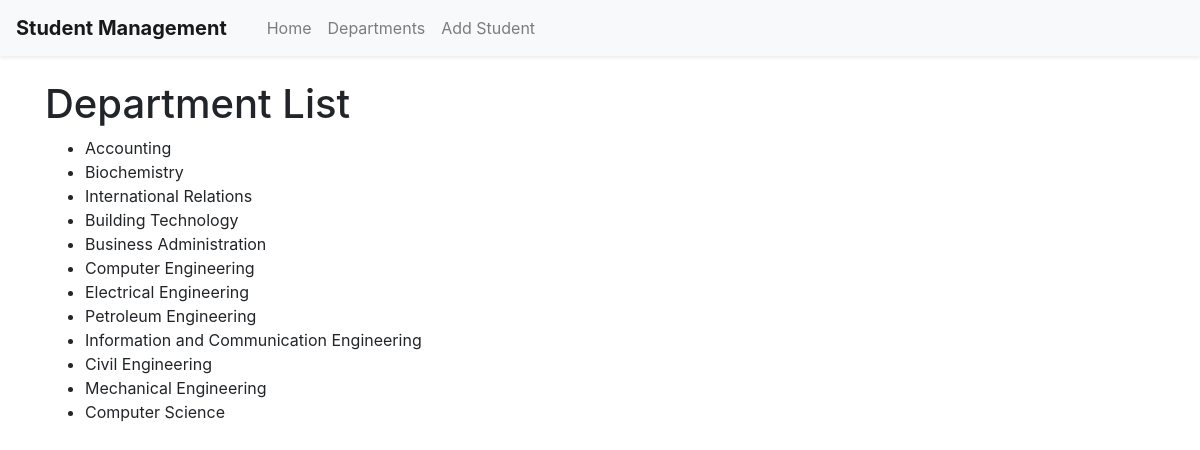
Screenshot of /departments/ with the database file from the repository.
### students/models.py (models this page shows, shortened)
class Department(models.Model):
    title = models.CharField(max_length=100)

### students/views.py (the view)
# urls.py: path('departments/', views.department, name='department'),
def department(request):
    departments = Department.objects.all()
    return render(request, 'department.html', {'departments': departments})

### students/templates/department.html
{% extends "base.html" %}
{% block content %}
    <h1>Department List</h1>
    <ul>
        {% for department in departments %}
            <li>
                {{ department.title }}
            </li>
        {% empty %}
            <li>No departments available.</li>
        {% endfor %}
    </ul>
{% endblock %}

### rows the page displays
Department: title "Accounting"
Department: title "Biochemistry"
Department: title "International Relations"
Department: title "Building Technology"
Department: title "Business Administration"
Department: title "Computer Engineering"
Department: title "Electrical Engineering"
Department: title "Petroleum Engineering"
Department: title "Information and Communication Engineering"
Department: title "Civil Engineering"
Department: title "Mechanical Engineering"
Department: title "Computer Science"
